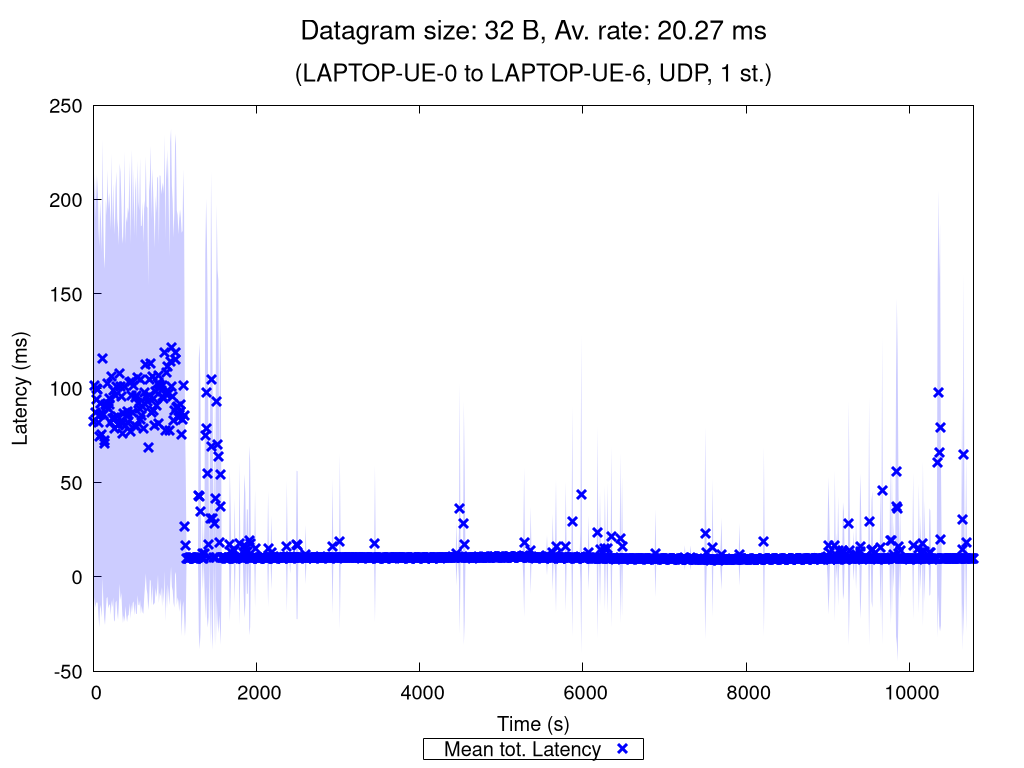

Recreate this plot in gnuplot.
set terminal pngcairo nocrop enhanced size 1024,768 font "Verdana,15"
set output "UDP_1_st_2020_11_10_09-24-33_one2two_00032B.png"

set title "{/=20 Datagram size: 32 B, Av. rate: 20.27 ms}\n\n{/=18 (LAPTOP-UE-0 to LAPTOP-UE-6, UDP, 1 st.)}"

set xlabel "Time (s)"
set ylabel "Latency (ms)"
set ytics nomirror
set key bmargin center horizontal box samplen 1 width -1
set bmargin 4.6
set rmargin 4.5

rf = 1.0  # rate factor
set style fill transparent solid 0.2 noborder
set autoscale xfix
plot "UDP_1_st_2020_11_10_09-24-33_one2two_00032B_iperf_processed.dat" using 1:($2/rf-$3/rf):($2/rf+$3/rf) with filledcurves lc rgb "blue" notitle, \
     "" using 1:($2/rf) with points pt 2 ps 1.5 lw 3 lc rgb "blue" title "Mean tot. Latency", \
